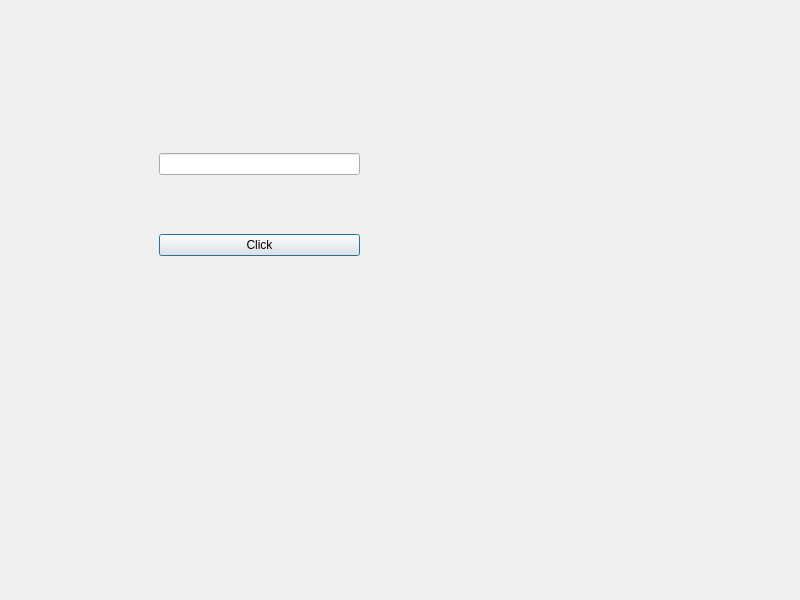
<?xml version="1.0" encoding="UTF-8"?>
<ui version="4.0">
 <class>Dialog</class>
 <widget class="QDialog" name="Dialog">
  <property name="geometry">
   <rect>
    <x>0</x>
    <y>0</y>
    <width>800</width>
    <height>600</height>
   </rect>
  </property>
  <property name="windowTitle">
   <string>Dialog</string>
  </property>
  <widget class="QWidget" name="verticalLayoutWidget">
   <property name="geometry">
    <rect>
     <x>159</x>
     <y>100</y>
     <width>201</width>
     <height>211</height>
    </rect>
   </property>
   <layout class="QVBoxLayout" name="verticalLayout">
    <item>
     <widget class="QLineEdit" name="lineEdit"/>
    </item>
    <item>
     <widget class="QPushButton" name="pushButton">
      <property name="text">
       <string>Click</string>
      </property>
     </widget>
    </item>
   </layout>
  </widget>
 </widget>
 <resources/>
 <connections/>
</ui>
